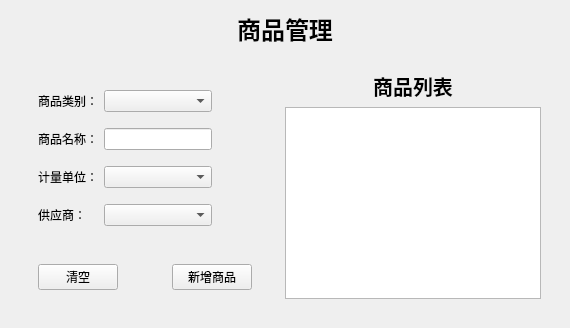
      <widget class="QWidget" name="page_5">
       <layout class="QVBoxLayout" name="verticalLayout_16">
        <item>
         <widget class="QLabel" name="sixthlabel">
          <property name="font">
           <font>
            <family>隶书</family>
            <pointsize>18</pointsize>
            <italic>false</italic>
            <bold>true</bold>
           </font>
          </property>
          <property name="text">
           <string>商品管理</string>
          </property>
          <property name="alignment">
           <set>Qt::AlignCenter</set>
          </property>
         </widget>
        </item>
        <item>
         <widget class="QWidget" name="widget_60" native="true">
          <layout class="QHBoxLayout" name="horizontalLayout_19">
           <item>
            <widget class="QWidget" name="widget_61" native="true">
             <property name="sizePolicy">
              <sizepolicy hsizetype="MinimumExpanding" vsizetype="Preferred">
               <horstretch>0</horstretch>
               <verstretch>0</verstretch>
              </sizepolicy>
             </property>
             <layout class="QVBoxLayout" name="verticalLayout_9">
              <item>
               <widget class="QWidget" name="widget_21" native="true">
                <property name="sizePolicy">
                 <sizepolicy hsizetype="Preferred" vsizetype="Preferred">
                  <horstretch>2</horstretch>
                  <verstretch>2</verstretch>
                 </sizepolicy>
                </property>
                <layout class="QGridLayout" name="gridLayout_5">
                 <item row="0" column="0">
                  <widget class="QLabel" name="label_30">
                   <property name="text">
                    <string>商品类别：</string>
                   </property>
                  </widget>
                 </item>
                 <item row="3" column="0">
                  <widget class="QLabel" name="label_55">
                   <property name="text">
                    <string>供应商：</string>
                   </property>
                  </widget>
                 </item>
                 <item row="2" column="2">
                  <widget class="QComboBox" name="sixthCommodityUnitComboBox"/>
                 </item>
                 <item row="1" column="2">
                  <widget class="QLineEdit" name="sixthCommodityNameLineEdit"/>
                 </item>
                 <item row="0" column="2">
                  <widget class="QComboBox" name="sixthCommodityCategoryComboBox"/>
                 </item>
                 <item row="1" column="3">
                  <spacer name="horizontalSpacer_16">
                   <property name="orientation">
                    <enum>Qt::Horizontal</enum>
                   </property>
                   <property name="sizeHint" stdset="0">
                    <size>
                     <width>40</width>
                     <height>20</height>
                    </size>
                   </property>
                  </spacer>
                 </item>
                 <item row="2" column="0">
                  <widget class="QLabel" name="label_54">
                   <property name="text">
                    <string>计量单位：</string>
                   </property>
                  </widget>
                 </item>
                 <item row="3" column="2">
                  <widget class="QComboBox" name="sixthVendorComboBox"/>
                 </item>
                 <item row="1" column="0">
                  <widget class="QLabel" name="label_31">
                   <property name="text">
                    <string>商品名称：</string>
                   </property>
                  </widget>
                 </item>
                </layout>
               </widget>
              </item>
              <item>
               <widget class="QWidget" name="widget_23" native="true">
                <layout class="QGridLayout" name="gridLayout_4">
                 <item row="0" column="1">
                  <spacer name="horizontalSpacer_13">
                   <property name="orientation">
                    <enum>Qt::Horizontal</enum>
                   </property>
                   <property name="sizeHint" stdset="0">
                    <size>
                     <width>40</width>
                     <height>20</height>
                    </size>
                   </property>
                  </spacer>
                 </item>
                 <item row="0" column="2">
                  <widget class="QPushButton" name="sixthIncreCommodityPushButton">
                   <property name="text">
                    <string>新增商品</string>
                   </property>
                  </widget>
                 </item>
                 <item row="0" column="0">
                  <widget class="QPushButton" name="sixthClearPushButton">
                   <property name="text">
                    <string>清空</string>
                   </property>
                  </widget>
                 </item>
                </layout>
               </widget>
              </item>
             </layout>
            </widget>
           </item>
           <item>
            <widget class="QWidget" name="widget_22" native="true">
             <property name="sizePolicy">
              <sizepolicy hsizetype="Preferred" vsizetype="Preferred">
               <horstretch>4</horstretch>
               <verstretch>0</verstretch>
              </sizepolicy>
             </property>
             <layout class="QVBoxLayout" name="verticalLayout_5">
              <item>
               <widget class="QLabel" name="label_34">
                <property name="font">
                 <font>
                  <family>楷体</family>
                  <pointsize>15</pointsize>
                  <bold>true</bold>
                 </font>
                </property>
                <property name="text">
                 <string>商品列表</string>
                </property>
                <property name="alignment">
                 <set>Qt::AlignCenter</set>
                </property>
               </widget>
              </item>
              <item>
               <widget class="QTableView" name="sixthCommodityTableView"/>
              </item>
             </layout>
            </widget>
           </item>
          </layout>
         </widget>
        </item>
       </layout>
      </widget>
